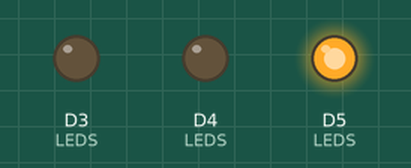
Bench run of a sketch on a simulated ESP8266 (NodeMCU). Shown: output pins drawn as LEDs (lit = HIGH).

Above: at 0.07 s.
At 1.42 s:
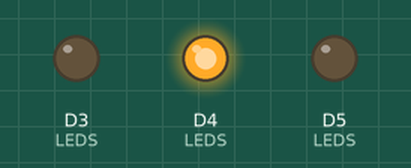
At 2.77 s:
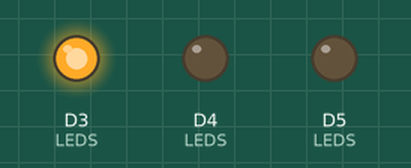
Timing chart, 0 to 3.1 s (numbered marks = the images above):
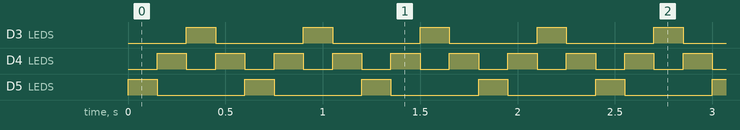

The sketch:

light-led.ino
```cpp
#define LED1 D5
#define LED2 D4
#define LED3 D3

const int LEDS[] = {LED1, LED2, LED3};
const int LED_COUNT = sizeof(LEDS) / sizeof(LEDS[0]);
const int STEP_DELAY = 150;

void setup() {
  for (int i = 0; i < LED_COUNT; i++) {
    pinMode(LEDS[i], OUTPUT);
    digitalWrite(LEDS[i], LOW);
  }
}

void lightOnly(int index) {
  for (int i = 0; i < LED_COUNT; i++) {
    digitalWrite(LEDS[i], i == index ? HIGH : LOW);
  }
  delay(STEP_DELAY);
}

void loop() {
  // Left to right
  for (int i = 0; i < LED_COUNT; i++) {
    lightOnly(i);
  }
  // Right to left, skipping both ends so they don't light twice in a row
  for (int i = LED_COUNT - 2; i > 0; i--) {
    lightOnly(i);
  }
}
```

Measured:
- by itself, D3 (LEDS), D5 (LEDS): alternates HIGH for 0.15 s and LOW for 0.45 s
- by itself, D4 (LEDS): alternates HIGH for 0.15 s and LOW for 0.15 s
- by itself, everything shown: repeats every 0.60 s, in 4 steps
